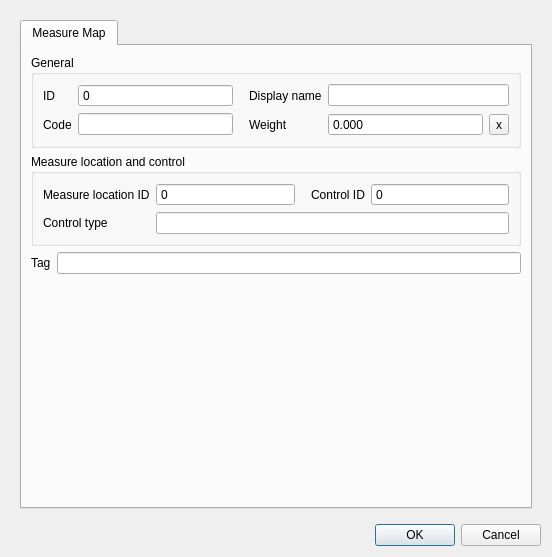
<?xml version="1.0" encoding="UTF-8"?>
<ui version="4.0">
 <class>Dialog</class>
 <widget class="QDialog" name="Dialog">
  <property name="geometry">
   <rect>
    <x>0</x>
    <y>0</y>
    <width>552</width>
    <height>557</height>
   </rect>
  </property>
  <property name="windowTitle">
   <string>Dialog</string>
  </property>
  <layout class="QGridLayout" name="gridLayout">
   <item row="0" column="0">
    <widget class="QScrollArea" name="scrollArea">
     <property name="frameShape">
      <enum>QFrame::NoFrame</enum>
     </property>
     <property name="widgetResizable">
      <bool>true</bool>
     </property>
     <widget class="QWidget" name="scrollAreaWidgetContents">
      <property name="geometry">
       <rect>
        <x>0</x>
        <y>0</y>
        <width>534</width>
        <height>510</height>
       </rect>
      </property>
      <layout class="QGridLayout" name="gridLayout_7">
       <item row="0" column="0">
        <widget class="QTabWidget" name="tabWidget">
         <property name="locale">
          <locale language="English" country="UnitedStates"/>
         </property>
         <property name="inputMethodHints">
          <set>Qt::ImhNone</set>
         </property>
         <property name="currentIndex">
          <number>0</number>
         </property>
         <widget class="QWidget" name="tab">
          <attribute name="title">
           <string>Measure Map</string>
          </attribute>
          <layout class="QGridLayout" name="gridLayout_18">
           <item row="2" column="0">
            <layout class="QHBoxLayout" name="horizontalLayout_2">
             <property name="bottomMargin">
              <number>0</number>
             </property>
             <item>
              <widget class="QLabel" name="label_42">
               <property name="text">
                <string>Tag</string>
               </property>
              </widget>
             </item>
             <item>
              <widget class="QLineEdit" name="tag_descriptions">
               <property name="readOnly">
                <bool>true</bool>
               </property>
              </widget>
             </item>
            </layout>
           </item>
           <item row="3" column="0">
            <spacer name="verticalSpacer_3">
             <property name="orientation">
              <enum>Qt::Vertical</enum>
             </property>
             <property name="sizeHint" stdset="0">
              <size>
               <width>20</width>
               <height>40</height>
              </size>
             </property>
            </spacer>
           </item>
           <item row="0" column="0">
            <widget class="QGroupBox" name="grp_general">
             <property name="enabled">
              <bool>true</bool>
             </property>
             <property name="locale">
              <locale language="English" country="UnitedStates"/>
             </property>
             <property name="title">
              <string>General</string>
             </property>
             <layout class="QGridLayout" name="gridLayout_2">
              <item row="1" column="2">
               <widget class="QLabel" name="label_14">
                <property name="locale">
                 <locale language="English" country="UnitedStates"/>
                </property>
                <property name="text">
                 <string>Weight</string>
                </property>
                <property name="alignment">
                 <set>Qt::AlignLeading|Qt::AlignLeft|Qt::AlignVCenter</set>
                </property>
                <property name="indent">
                 <number>10</number>
                </property>
               </widget>
              </item>
              <item row="0" column="1">
               <widget class="QSpinBox" name="id">
                <property name="locale">
                 <locale language="English" country="UnitedStates"/>
                </property>
                <property name="readOnly">
                 <bool>true</bool>
                </property>
                <property name="buttonSymbols">
                 <enum>QAbstractSpinBox::NoButtons</enum>
                </property>
                <property name="maximum">
                 <number>99999999</number>
                </property>
                <property name="showClearButton" stdset="0">
                 <bool>true</bool>
                </property>
                <property name="clearValue" stdset="0">
                 <bool>true</bool>
                </property>
                <property name="expressionsEnabled" stdset="0">
                 <bool>false</bool>
                </property>
               </widget>
              </item>
              <item row="0" column="0">
               <widget class="QLabel" name="label">
                <property name="locale">
                 <locale language="English" country="UnitedStates"/>
                </property>
                <property name="text">
                 <string>ID</string>
                </property>
                <property name="alignment">
                 <set>Qt::AlignLeading|Qt::AlignLeft|Qt::AlignVCenter</set>
                </property>
               </widget>
              </item>
              <item row="1" column="0">
               <widget class="QLabel" name="label_3">
                <property name="locale">
                 <locale language="English" country="UnitedStates"/>
                </property>
                <property name="text">
                 <string>Code</string>
                </property>
                <property name="alignment">
                 <set>Qt::AlignLeading|Qt::AlignLeft|Qt::AlignVCenter</set>
                </property>
               </widget>
              </item>
              <item row="0" column="2">
               <widget class="QLabel" name="label_2">
                <property name="locale">
                 <locale language="English" country="UnitedStates"/>
                </property>
                <property name="text">
                 <string>Display name</string>
                </property>
                <property name="alignment">
                 <set>Qt::AlignLeading|Qt::AlignLeft|Qt::AlignVCenter</set>
                </property>
                <property name="indent">
                 <number>10</number>
                </property>
               </widget>
              </item>
              <item row="1" column="3">
               <widget class="QDoubleSpinBox" name="weight">
                <property name="sizePolicy">
                 <sizepolicy hsizetype="Expanding" vsizetype="Fixed">
                  <horstretch>0</horstretch>
                  <verstretch>0</verstretch>
                 </sizepolicy>
                </property>
                <property name="locale">
                 <locale language="English" country="UnitedStates"/>
                </property>
                <property name="inputMethodHints">
                 <set>Qt::ImhNone</set>
                </property>
                <property name="buttonSymbols">
                 <enum>QAbstractSpinBox::NoButtons</enum>
                </property>
                <property name="decimals">
                 <number>3</number>
                </property>
                <property name="maximum">
                 <double>999999999.000000000000000</double>
                </property>
                <property name="clearValue" stdset="0">
                 <bool>true</bool>
                </property>
               </widget>
              </item>
              <item row="1" column="1">
               <widget class="QLineEdit" name="code">
                <property name="sizePolicy">
                 <sizepolicy hsizetype="Expanding" vsizetype="Fixed">
                  <horstretch>0</horstretch>
                  <verstretch>0</verstretch>
                 </sizepolicy>
                </property>
                <property name="locale">
                 <locale language="English" country="UnitedStates"/>
                </property>
                <property name="clearButtonEnabled">
                 <bool>true</bool>
                </property>
               </widget>
              </item>
              <item row="1" column="4">
               <widget class="QToolButton" name="weight_clear">
                <property name="text">
                 <string>x</string>
                </property>
               </widget>
              </item>
              <item row="0" column="3" colspan="2">
               <widget class="QLineEdit" name="display_name">
                <property name="sizePolicy">
                 <sizepolicy hsizetype="Expanding" vsizetype="Fixed">
                  <horstretch>0</horstretch>
                  <verstretch>0</verstretch>
                 </sizepolicy>
                </property>
                <property name="locale">
                 <locale language="English" country="UnitedStates"/>
                </property>
                <property name="clearButtonEnabled">
                 <bool>true</bool>
                </property>
               </widget>
              </item>
             </layout>
            </widget>
           </item>
           <item row="1" column="0">
            <widget class="QGroupBox" name="grp_measure_location_control">
             <property name="enabled">
              <bool>true</bool>
             </property>
             <property name="locale">
              <locale language="English" country="UnitedStates"/>
             </property>
             <property name="title">
              <string>Measure location and control</string>
             </property>
             <layout class="QGridLayout" name="gridLayout_4">
              <item row="0" column="1">
               <widget class="QSpinBox" name="measure_location_id">
                <property name="sizePolicy">
                 <sizepolicy hsizetype="Expanding" vsizetype="Fixed">
                  <horstretch>0</horstretch>
                  <verstretch>0</verstretch>
                 </sizepolicy>
                </property>
                <property name="locale">
                 <locale language="English" country="UnitedStates"/>
                </property>
                <property name="readOnly">
                 <bool>true</bool>
                </property>
                <property name="buttonSymbols">
                 <enum>QAbstractSpinBox::NoButtons</enum>
                </property>
                <property name="maximum">
                 <number>999999999</number>
                </property>
                <property name="showClearButton" stdset="0">
                 <bool>true</bool>
                </property>
                <property name="clearValue" stdset="0">
                 <bool>true</bool>
                </property>
                <property name="expressionsEnabled" stdset="0">
                 <bool>false</bool>
                </property>
               </widget>
              </item>
              <item row="0" column="0">
               <widget class="QLabel" name="label_9">
                <property name="locale">
                 <locale language="English" country="UnitedStates"/>
                </property>
                <property name="text">
                 <string>Measure location ID</string>
                </property>
                <property name="alignment">
                 <set>Qt::AlignLeading|Qt::AlignLeft|Qt::AlignVCenter</set>
                </property>
                <property name="wordWrap">
                 <bool>false</bool>
                </property>
               </widget>
              </item>
              <item row="1" column="0">
               <widget class="QLabel" name="label_17">
                <property name="locale">
                 <locale language="English" country="UnitedStates"/>
                </property>
                <property name="text">
                 <string>Control type</string>
                </property>
                <property name="alignment">
                 <set>Qt::AlignLeading|Qt::AlignLeft|Qt::AlignVCenter</set>
                </property>
                <property name="indent">
                 <number>-1</number>
                </property>
               </widget>
              </item>
              <item row="0" column="2">
               <widget class="QLabel" name="label_7">
                <property name="locale">
                 <locale language="English" country="UnitedStates"/>
                </property>
                <property name="text">
                 <string>Control ID</string>
                </property>
                <property name="alignment">
                 <set>Qt::AlignLeading|Qt::AlignLeft|Qt::AlignVCenter</set>
                </property>
                <property name="indent">
                 <number>10</number>
                </property>
               </widget>
              </item>
              <item row="0" column="3">
               <widget class="QSpinBox" name="control_id">
                <property name="sizePolicy">
                 <sizepolicy hsizetype="Expanding" vsizetype="Fixed">
                  <horstretch>0</horstretch>
                  <verstretch>0</verstretch>
                 </sizepolicy>
                </property>
                <property name="locale">
                 <locale language="English" country="UnitedStates"/>
                </property>
                <property name="readOnly">
                 <bool>true</bool>
                </property>
                <property name="buttonSymbols">
                 <enum>QAbstractSpinBox::NoButtons</enum>
                </property>
                <property name="maximum">
                 <number>999999999</number>
                </property>
                <property name="showClearButton" stdset="0">
                 <bool>true</bool>
                </property>
                <property name="clearValue" stdset="0">
                 <bool>true</bool>
                </property>
                <property name="expressionsEnabled" stdset="0">
                 <bool>false</bool>
                </property>
               </widget>
              </item>
              <item row="1" column="1" colspan="3">
               <widget class="QLineEdit" name="control_type">
                <property name="readOnly">
                 <bool>true</bool>
                </property>
               </widget>
              </item>
             </layout>
            </widget>
           </item>
          </layout>
         </widget>
        </widget>
       </item>
      </layout>
     </widget>
    </widget>
   </item>
   <item row="1" column="0">
    <widget class="QDialogButtonBox" name="buttonBox">
     <property name="standardButtons">
      <set>QDialogButtonBox::Cancel|QDialogButtonBox::Ok</set>
     </property>
    </widget>
   </item>
  </layout>
 </widget>
 <tabstops>
  <tabstop>scrollArea</tabstop>
  <tabstop>tabWidget</tabstop>
  <tabstop>id</tabstop>
  <tabstop>code</tabstop>
  <tabstop>display_name</tabstop>
 </tabstops>
 <resources/>
 <connections/>
</ui>
